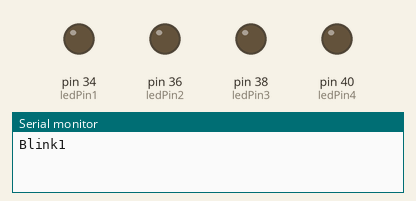
Recording of a sketch running on a simulated Arduino Mega 2560, built with avr-gcc and run on an emulated ATmega2560. On the bench: output pins drawn as LEDs (lit = HIGH), the last lines printed to the serial monitor.

Above: at 0.5 s.
At 2.5 s:
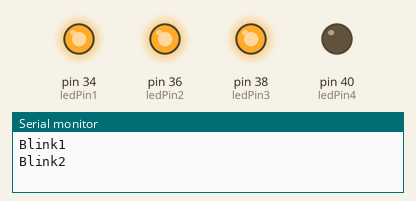
At 3.5 s:
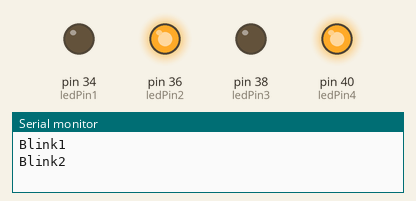
At 4.5 s:
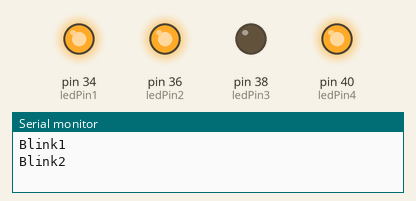
At 6.5 s:
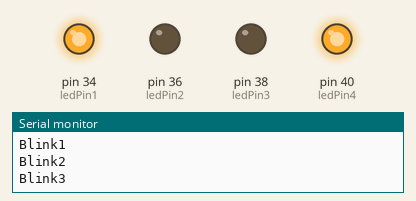
At 8.5 s:
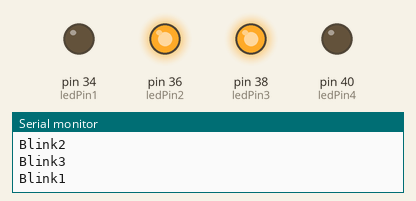
Timing chart, 0 to 9.1 s (numbered marks = the images above):
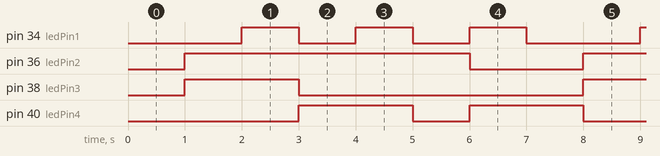

Measured:
- by itself, pin 34 (ledPin1): repeats every 7.0 s: 2 × (LOW 1.0 s, HIGH 1.0 s), LOW 2.0 s, HIGH 1.0 s
- by itself, pin 36 (ledPin2): alternates HIGH for 5.0 s and LOW for 2.0 s
- by itself, pin 38 (ledPin3): alternates HIGH for 2.0 s and LOW for 5.0 s
- by itself, pin 40 (ledPin4): repeats every 7.0 s: LOW 1.0 s, HIGH 2.0 s, LOW 2.0 s, HIGH 2.0 s

The sketch:

LEDs.ino
```cpp
/*
   Author:
           Matt Tucker
   Description:
           Makes 4 LEDs blink in different patterns. You
           can use a random number generator to randomize the
           process.
*/

//***LEDs***
const int ledPin1 = 34;
const int ledPin2 = 36;
const int ledPin3 = 38;
const int ledPin4 = 40;
//********END*****//

void setup()
{
  Serial.begin(9600);

  //***LEDs***
  pinMode(ledPin1, OUTPUT);
  pinMode(ledPin2, OUTPUT);
  pinMode(ledPin3, OUTPUT);
  pinMode(ledPin4, OUTPUT);
  //********END*****//
}

//***LEDs***
void Blink1()
{
  digitalWrite(ledPin1, LOW);
  digitalWrite(ledPin2, LOW);
  digitalWrite(ledPin3, LOW);
  delay(1000);
  digitalWrite(ledPin2, HIGH);
  digitalWrite(ledPin4, LOW);
  digitalWrite(ledPin3, HIGH);
  delay(1000);
  digitalWrite(ledPin1, HIGH);
  digitalWrite(ledPin4, HIGH);
}

void Blink2()
{
  digitalWrite(ledPin2, LOW);
  digitalWrite(ledPin4, LOW);
  digitalWrite(ledPin2, HIGH);
  delay(1000);
  digitalWrite(ledPin3, LOW);
  digitalWrite(ledPin4, HIGH);
  digitalWrite(ledPin1, LOW);
  delay(1000);
  digitalWrite(ledPin1, HIGH);
  digitalWrite(ledPin1, LOW);
  digitalWrite(ledPin1, HIGH);
  delay(1000);
  digitalWrite(ledPin3, HIGH);
}

void Blink3()
{
  digitalWrite(ledPin1, LOW);
  digitalWrite(ledPin4, LOW);
  digitalWrite(ledPin3, LOW);
  delay(1000);
  digitalWrite(ledPin1, HIGH);
  digitalWrite(ledPin2, LOW);
  digitalWrite(ledPin4, HIGH);
  delay(1000);
  digitalWrite(ledPin3, HIGH);
  digitalWrite(ledPin2, HIGH);
}
//********END*****//

void loop()
{
  Serial.println("Blink1");
  Blink1();
  Serial.println("Blink2");
  Blink2();
  Serial.println("Blink3");
  Blink3();
}
```
